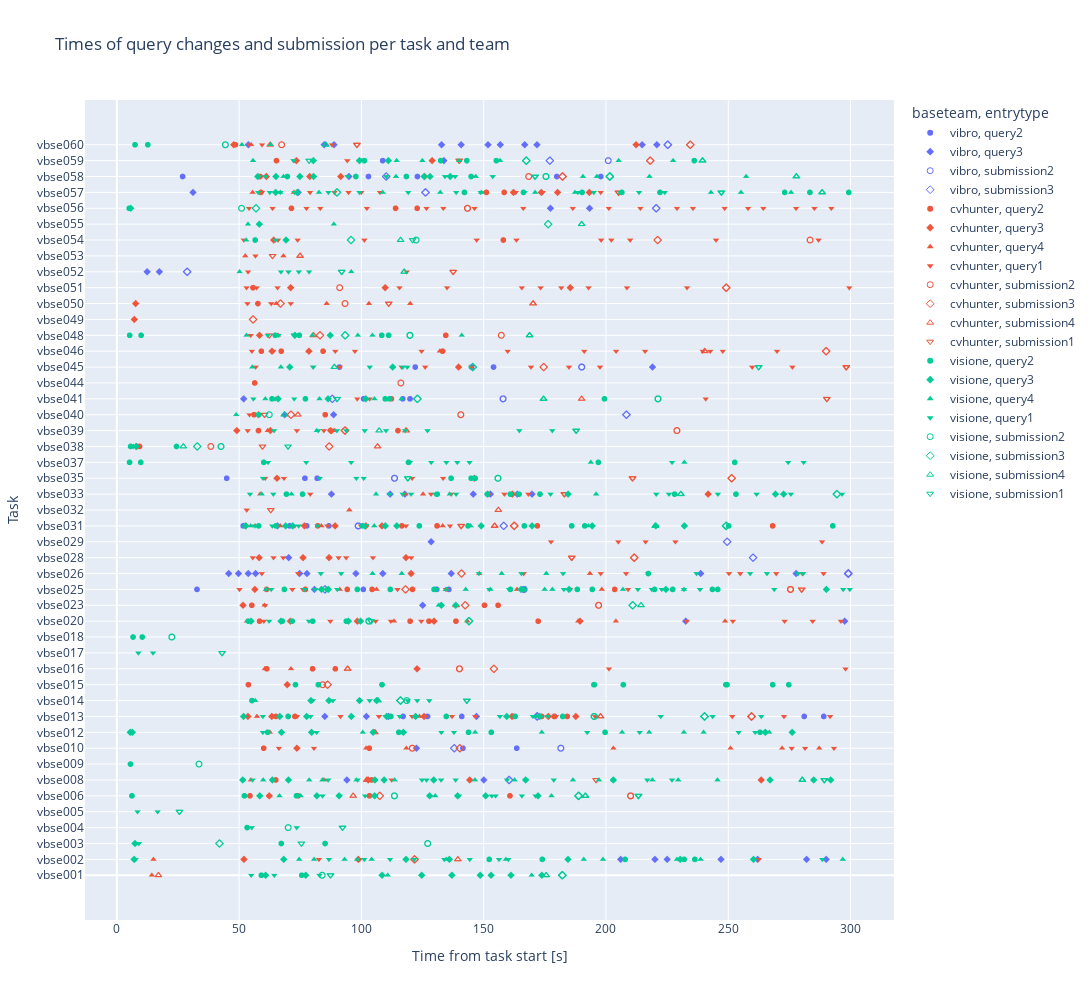

Notebook source saved alongside this figure:
### Code cell
scatterplot_times_per_task_team(querychanges)

### Figure 1 — Plotly figure (JSON) as saved in the notebook; plotly's stock layout.template omitted (floating-point values rounded to 4 significant figures; data arrays with more than 128 entries replaced by an {"elided": "..."} marker saying what was removed)
{"data": [{"hovertemplate": "baseteam=vibro<br>entrytype=query2<br>Time from task start [s]=%{x}<br>Task=%{y}<extra></extra>", "legendgroup": "vibro, query2", "marker": {"color": "#636efa", "symbol": "circle"}, "mode": "markers", "name": "vibro, query2", "showlegend": true, "type": "scattergl", "x": [141.5, 163.5, 70.04, 112.0, 117.0, 127.0, 141.0, 162.0, 179.0, 281.0, 289.0, 32.79, 100.8, 130.8, 135.8, 51.68, 70.68, 77.68, 86.68, 44.91, 76.91, 81.91, 100.9, 116.9, 119.9, 91.03, 122.0, 145.0, 154.0, 26.9, 102.9, 122.9, 179.9, 197.9, 108.7], "xaxis": "x", "y": [8, 8, 10, 10, 10, 10, 10, 10, 10, 10, 10, 18, 18, 18, 18, 22, 22, 22, 22, 25, 25, 25, 30, 30, 30, 32, 32, 32, 32, 44, 44, 44, 44, 44, 45], "yaxis": "y"}, {"hovertemplate": "baseteam=vibro<br>entrytype=query3<br>Time from task start [s]=%{x}<br>Task=%{y}<extra></extra>", "legendgroup": "vibro, query3", "marker": {"color": "#636efa", "symbol": "diamond"}, "mode": "markers", "name": "vibro, query3", "showlegend": true, "type": "scattergl", "x": [122.5, 85.04, 102.0, 111.0, 147.0, 80.79, 65.68, 51.88, 219.0, 94.9, 133.7, 206.0, 220.0, 225.0, 247.0, 262.0, 282.0, 290.0, 94.06, 150.1, 232.6, 297.6, 125.1, 45.74, 49.74, 53.74, 56.74, 74.74, 77.74, 97.74, 108.7, 136.7, 238.7, 277.7, 70.27, 128.5, 87.75, 111.8, 117.8, 145.8, 152.8, 163.8, 169.8, 68.64, 88.64, 12.39, 17.39, 177.3, 193.3, 31.16, 74.16, 53.79, 84.79, 88.79, 132.8, 140.8, 151.8, 156.8, 166.8, 171.8, 214.8, 220.8], "xaxis": "x", "y": [8, 10, 10, 10, 10, 18, 22, 30, 32, 44, 45, 1, 1, 1, 1, 1, 1, 1, 6, 6, 16, 16, 17, 19, 19, 19, 19, 19, 19, 19, 19, 19, 19, 19, 20, 21, 24, 24, 24, 24, 24, 24, 24, 29, 29, 38, 38, 42, 42, 43, 43, 46, 46, 46, 46, 46, 46, 46, 46, 46, 46, 46], "yaxis": "y"}, {"hovertemplate": "baseteam=vibro<br>entrytype=submission2<br>Time from task start [s]=%{x}<br>Task=%{y}<extra></extra>", "legendgroup": "vibro, submission2", "marker": {"color": "#636efa", "symbol": "circle-open"}, "mode": "markers", "name": "vibro, submission2", "showlegend": true, "type": "scattergl", "x": [181.5, 181.5, 166.5, 166.5, 166.5, 166.5, 98.7, 98.7, 98.7, 98.7, 113.5, 113.5, 113.5, 157.9, 157.9, 157.9, 190.1, 190.1, 190.1, 190.1, 200.9], "xaxis": "x", "y": [8, 8, 18, 18, 18, 18, 22, 22, 22, 22, 25, 25, 25, 30, 30, 30, 32, 32, 32, 32, 45], "yaxis": "y"}, {"hovertemplate": "baseteam=vibro<br>entrytype=submission3<br>Time from task start [s]=%{x}<br>Task=%{y}<extra></extra>", "legendgroup": "vibro, submission3", "marker": {"color": "#636efa", "symbol": "diamond-open"}, "mode": "markers", "name": "vibro, submission3", "showlegend": true, "type": "scattergl", "x": [138.0, 171.9, 171.9, 171.9, 171.9, 85.11, 158.2, 88.12, 110.1, 177.1, 160.4, 160.4, 299.1, 299.1, 299.1, 299.1, 299.1, 299.1, 299.1, 299.1, 299.1, 299.1, 299.1, 260.1, 249.5, 208.4, 208.4, 28.76, 28.76, 220.5, 220.5, 126.2, 126.2, 225.3, 225.3, 225.3, 225.3, 225.3, 225.3, 225.3, 225.3, 225.3, 225.3, 225.3], "xaxis": "x", "y": [8, 10, 10, 10, 10, 18, 22, 30, 44, 45, 6, 6, 19, 19, 19, 19, 19, 19, 19, 19, 19, 19, 19, 20, 21, 29, 29, 38, 38, 42, 42, 43, 43, 46, 46, 46, 46, 46, 46, 46, 46, 46, 46, 46], "yaxis": "y"}, {"hovertemplate": "baseteam=cvhunter<br>entrytype=query2<br>Time from task start [s]=%{x}<br>Task=%{y}<extra></extra>", "legendgroup": "cvhunter, query2", "marker": {"color": "#EF553B", "symbol": "circle"}, "mode": "markers", "name": "cvhunter, query2", "showlegend": true, "type": "scattergl", "x": [60.07, 103.2, 65.06, 72.83, 173.7, 178.8, 184.1, 61.24, 77.08, 94.22, 104.4, 120.9, 203.6, 82.14, 116.6, 130.9, 172.0, 268.1, 9.29, 112.3, 58.56, 65.28, 65.01, 104.3, 58.37, 119.9, 127.6, 138.7, 172.3, 55.2, 150.3, 155.9, 56.1, 85.21, 71.4, 114.0, 122.8, 58.91, 151.1, 158.4, 48.5, 54.46, 74.11, 103.3, 160.8, 53.81, 61.31, 80.04, 89.35, 57.93, 115.0, 56.38, 59.11, 67.23, 84.33, 133.2, 134.5, 57.69, 55.69, 158.1], "xaxis": "x", "y": [8, 8, 10, 10, 10, 10, 10, 18, 18, 18, 18, 18, 18, 22, 22, 22, 22, 22, 27, 30, 44, 45, 6, 6, 16, 16, 16, 16, 16, 17, 17, 17, 29, 29, 42, 42, 42, 43, 43, 43, 46, 5, 5, 5, 5, 12, 13, 13, 13, 28, 28, 31, 33, 33, 33, 33, 34, 36, 37, 40], "yaxis": "y"}, {"hovertemplate": "baseteam=cvhunter<br>entrytype=query3<br>Time from task start [s]=%{x}<br>Task=%{y}<extra></extra>", "legendgroup": "cvhunter, query3", "marker": {"color": "#EF553B", "symbol": "diamond"}, "mode": "markers", "name": "cvhunter, query3", "showlegend": true, "type": "scattergl", "x": [73.63, 53.6, 63.36, 125.6, 161.6, 176.4, 187.7, 56.44, 52.76, 76.69, 89.25, 101.8, 108.4, 65.47, 146.2, 8.071, 139.7, 61.14, 78.89, 91.58, 125.8, 73.43, 128.9, 51.97, 98.71, 102.8, 144.3, 263.5, 70.95, 98.34, 129.7, 189.4, 51.6, 120.3, 58.19, 76.14, 86.77, 118.2, 151.7, 161.7, 241.8, 57.93, 162.2, 173.6, 180.2, 193.2, 47.81, 212.3, 62.33, 69.68, 122.8, 49.07, 62.79, 87.41, 63.44, 78.55, 58.34, 7.157, 7.713, 71.08, 109.7, 185.4, 64.15], "xaxis": "x", "y": [8, 10, 10, 10, 10, 10, 10, 18, 22, 22, 22, 22, 22, 25, 25, 27, 32, 44, 44, 44, 44, 45, 45, 1, 1, 6, 6, 6, 16, 16, 16, 16, 17, 19, 20, 20, 20, 20, 24, 24, 24, 29, 43, 43, 43, 43, 46, 46, 5, 12, 13, 28, 28, 28, 33, 33, 34, 35, 36, 37, 37, 37, 40], "yaxis": "y"}, {"hovertemplate": "baseteam=cvhunter<br>entrytype=query4<br>Time from task start [s]=%{x}<br>Task=%{y}<extra></extra>", "legendgroup": "cvhunter, query4", "marker": {"color": "#EF553B", "symbol": "triangle-up"}, "mode": "markers", "name": "cvhunter, query4", "showlegend": true, "type": "scattergl", "x": [101.9, 118.4, 203.0, 250.9, 272.0, 287.2, 57.31, 123.8, 91.19, 106.2, 134.5, 163.6, 198.3, 56.56, 66.87, 83.65, 109.8, 133.3, 6.829, 65.14, 14.97, 54.82, 84.69, 53.17, 113.3, 143.3, 188.6, 204.1, 248.7, 60.4, 148.2, 193.5, 58.62, 117.9, 125.2, 56.39, 55.51, 72.4, 54.93, 14.31, 62.33, 62.58, 60.51, 71.22, 95.05, 61.73, 89.09, 78.41, 132.0, 65.92, 65.2, 85.81, 103.1, 120.0, 52.52, 68.12], "xaxis": "x", "y": [8, 8, 8, 8, 8, 8, 10, 10, 18, 18, 18, 18, 18, 22, 22, 22, 22, 22, 27, 30, 1, 6, 6, 16, 16, 16, 16, 16, 16, 17, 19, 19, 24, 24, 24, 29, 43, 43, 46, 0, 5, 9, 13, 13, 23, 28, 28, 33, 33, 34, 36, 36, 36, 36, 39, 39], "yaxis": "y"}, {"hovertemplate": "baseteam=cvhunter<br>entrytype=query1<br>Time from task start [s]=%{x}<br>Task=%{y}<extra></extra>", "legendgroup": "cvhunter, query1", "marker": {"color": "#EF553B", "symbol": "triangle-down"}, "mode": "markers", "name": "cvhunter, query1", "showlegend": true, "type": "scattergl", "x": {"elided": "182 float values"}, "xaxis": "x", "y": {"elided": "182 int values"}, "yaxis": "y"}, {"hovertemplate": "baseteam=cvhunter<br>entrytype=submission2<br>Time from task start [s]=%{x}<br>Task=%{y}<extra></extra>", "legendgroup": "cvhunter, submission2", "marker": {"color": "#EF553B", "symbol": "circle-open"}, "mode": "markers", "name": "cvhunter, submission2", "showlegend": true, "type": "scattergl", "x": [120.8, 120.8, 275.4, 275.4, 275.4, 275.4, 275.4, 275.4, 38.44, 168.4, 197.0, 197.0, 197.0, 140.6, 140.6, 143.4, 143.4, 143.4, 67.4, 210.1, 210.1, 210.1, 210.1, 84.18, 140.1, 140.1, 140.1, 229.0, 229.0, 116.1, 157.2, 93.31, 91.13, 283.4], "xaxis": "x", "y": [8, 8, 18, 18, 18, 18, 18, 18, 27, 44, 17, 17, 17, 29, 29, 42, 42, 42, 46, 5, 5, 5, 5, 12, 13, 13, 13, 28, 28, 31, 34, 36, 37, 40], "yaxis": "y"}, {"hovertemplate": "baseteam=cvhunter<br>entrytype=submission3<br>Time from task start [s]=%{x}<br>Task=%{y}<extra></extra>", "legendgroup": "cvhunter, submission3", "marker": {"color": "#EF553B", "symbol": "diamond-open"}, "mode": "markers", "name": "cvhunter, submission3", "showlegend": true, "type": "scattergl", "x": [140.2, 259.5, 259.5, 259.5, 259.5, 259.5, 259.5, 118.0, 162.5, 162.5, 162.5, 162.5, 162.5, 251.4, 251.4, 86.83, 174.5, 182.3, 182.3, 182.3, 182.3, 218.1, 218.1, 121.7, 121.7, 142.4, 140.9, 211.5, 211.5, 211.5, 211.5, 71.2, 234.5, 234.5, 107.5, 86.18, 154.2, 93.29, 93.29, 93.29, 290.0, 290.0, 83.07, 55.71, 66.92, 249.2, 249.2, 249.2, 221.1], "xaxis": "x", "y": [8, 10, 10, 10, 10, 10, 10, 18, 22, 22, 22, 22, 22, 25, 25, 27, 32, 44, 44, 44, 44, 45, 45, 1, 1, 17, 19, 20, 20, 20, 20, 29, 46, 46, 5, 12, 13, 28, 28, 28, 33, 33, 34, 35, 36, 37, 37, 37, 40], "yaxis": "y"}, {"hovertemplate": "baseteam=cvhunter<br>entrytype=submission4<br>Time from task start [s]=%{x}<br>Task=%{y}<extra></extra>", "legendgroup": "cvhunter, submission4", "marker": {"color": "#EF553B", "symbol": "triangle-up-open"}, "mode": "markers", "name": "cvhunter, submission4", "showlegend": true, "type": "scattergl", "x": [197.8, 197.8, 154.5, 154.5, 154.5, 154.5, 154.5, 106.6, 190.0, 139.5, 102.2, 102.2, 138.7, 74.03, 62.75, 17, 96.64, 105.5, 94.37, 94.37, 156.0, 118.3, 118.3, 240.4, 240.4, 80.4, 170.2, 170.2, 170.2, 170.2, 74.93, 74.93], "xaxis": "x", "y": [10, 10, 22, 22, 22, 22, 22, 27, 30, 1, 6, 6, 17, 29, 46, 0, 5, 9, 13, 13, 23, 28, 28, 33, 33, 34, 36, 36, 36, 36, 39, 39], "yaxis": "y"}, {"hovertemplate": "baseteam=cvhunter<br>entrytype=submission1<br>Time from task start [s]=%{x}<br>Task=%{y}<extra></extra>", "legendgroup": "cvhunter, submission1", "marker": {"color": "#EF553B", "symbol": "triangle-down-open"}, "mode": "markers", "name": "cvhunter, submission1", "showlegend": true, "type": "scattergl", "x": [280.0, 280.0, 280.0, 280.0, 280.0, 280.0, 280.0, 140.8, 140.8, 140.8, 140.8, 140.8, 140.8, 140.8, 210.9, 210.9, 210.9, 210.9, 59.55, 290.3, 290.3, 290.3, 290.3, 298.2, 298.2, 298.2, 298.2, 298.2, 298.2, 298.2, 298.2, 298.2, 298.2, 298.2, 140.0, 140.0, 196.0, 186.0, 186.0, 186.0, 186.0, 186.0, 186.0, 186.0, 183.0, 183.0, 183.0, 183.0, 183.0, 60.39, 137.5, 137.5, 137.5, 205.2, 205.2, 205.2, 205.2, 205.2, 205.2, 205.2, 205.2, 205.2, 98.17, 98.17, 98.17, 98.17, 62.95, 87.85, 87.85, 87.85, 62.36, 111.2, 111.2, 111.2, 63.67], "xaxis": "x", "y": [18, 18, 18, 18, 18, 18, 18, 22, 22, 22, 22, 22, 22, 22, 25, 25, 25, 25, 27, 30, 30, 30, 30, 32, 32, 32, 32, 32, 32, 32, 32, 32, 32, 32, 45, 45, 6, 20, 20, 20, 20, 20, 20, 20, 24, 24, 24, 24, 24, 29, 38, 38, 38, 43, 43, 43, 43, 43, 43, 43, 43, 43, 46, 46, 46, 46, 23, 28, 28, 28, 34, 36, 36, 36, 39], "yaxis": "y"}, {"hovertemplate": "baseteam=visione<br>entrytype=query2<br>Time from task start [s]=%{x}<br>Task=%{y}<extra></extra>", "legendgroup": "visione, query2", "marker": {"color": "#00cc96", "symbol": "circle"}, "mode": "markers", "name": "visione, query2", "showlegend": true, "type": "scattergl", "x": [70.07, 112.0, 134.7, 162.9, 182.3, 68.52, 86.04, 98.34, 111.8, 129.7, 160.9, 166.5, 188.3, 194.4, 219.9, 227.3, 243.5, 245.7, 58.01, 65.06, 100.5, 123.7, 143.6, 166.6, 186.0, 191.3, 250.2, 292.7, 136.7, 144.9, 146.5, 5.618, 24.4, 63.46, 77.12, 109.7, 111.6, 199.4, 69.75, 97.74, 118.4, 144.9, 101.3, 132.4, 143.1, 155.2, 236.1, 152.3, 174.0, 207.8, 232.0, 236.3, 53.78, 67.66, 71.7, 80.08, 93.83, 217.3, 69.35, 75.95, 131.0, 151.5, 160.9, 164.5, 173.0, 228.1, 253.2, 58.01, 5.067, 142.1, 166.3, 190.2, 206.5, 222.1, 273.1, 283.4, 299.3, 7.451, 12.67, 59.09, 75.62, 67.25, 85.15, 53.27, 6.187, 52.16, 73.47, 5.602, 61.67, 115.3, 143.8, 153.1, 199.6, 263.0, 55.27, 73.04, 82.39, 108.4, 195.1, 195.3, 207.1, 249.0, 249.5, 268.2, 274.8, 6.63, 10.41, 5.213, 9.788, 60.08, 119.3, 196.9, 252.7, 5.253, 9.937, 64.79, 74.63, 108.3, 111.1, 56.57], "xaxis": "x", "y": [10, 10, 10, 10, 10, 18, 18, 18, 18, 18, 18, 18, 18, 18, 18, 18, 18, 18, 22, 22, 22, 22, 22, 22, 22, 22, 22, 22, 25, 25, 25, 27, 27, 30, 30, 30, 30, 30, 44, 44, 44, 44, 45, 45, 45, 45, 45, 1, 1, 1, 1, 1, 16, 16, 16, 16, 16, 19, 24, 24, 24, 24, 24, 24, 24, 24, 24, 29, 42, 43, 43, 43, 43, 43, 43, 43, 43, 46, 46, 0, 0, 2, 2, 3, 5, 5, 5, 7, 9, 9, 9, 9, 9, 9, 11, 12, 12, 12, 12, 12, 12, 12, 12, 12, 12, 15, 15, 26, 26, 26, 26, 26, 26, 34, 34, 34, 34, 34, 34, 40], "yaxis": "y"}, {"hovertemplate": "baseteam=visione<br>entrytype=query3<br>Time from task start [s]=%{x}<br>Task=%{y}<extra></extra>", "legendgroup": "visione, query3", "marker": {"color": "#00cc96", "symbol": "diamond"}, "mode": "markers", "name": "visione, query3", "showlegend": true, "type": "scattergl", "x": [51.84, 66.63, 77.62, 95.89, 110.3, 122.2, 159.4, 172.9, 83.68, 86.51, 165.3, 184.9, 224.5, 290.1, 52.6, 69.04, 71.91, 109.8, 114.5, 149.0, 169.8, 194.4, 220.4, 232.1, 7.865, 65.97, 86.37, 101.8, 70.72, 112.8, 57.63, 65.06, 74.83, 80.45, 125.6, 128.1, 136.3, 80.36, 99.2, 111.0, 7.063, 68.26, 118.2, 136.0, 184.5, 230.3, 260.3, 51.48, 63.6, 70.17, 105.5, 109.3, 129.6, 167.2, 203.0, 267.1, 284.9, 291.9, 54.88, 67.11, 94.7, 99.64, 132.7, 138.6, 184.5, 269.3, 272.6, 5.703, 64.94, 73.74, 60.86, 77.27, 108.4, 124.7, 137.0, 148.6, 153.0, 161.2, 173.8, 7.42, 58.45, 81.79, 90.88, 105.4, 127.9, 139.4, 150.8, 172.2, 5.481, 6.353, 67.31, 79.63, 104.8, 117.2, 265.1, 276.1, 79.38, 86.72, 99.23, 106.3, 72.83, 87.25, 69.19, 58.26], "xaxis": "x", "y": [10, 10, 10, 10, 10, 10, 10, 10, 18, 18, 18, 18, 18, 18, 22, 22, 22, 22, 22, 22, 22, 22, 22, 22, 27, 30, 30, 30, 32, 32, 44, 44, 44, 44, 44, 44, 44, 45, 45, 45, 1, 1, 1, 1, 1, 1, 1, 6, 6, 6, 6, 6, 6, 6, 6, 6, 6, 6, 16, 16, 16, 16, 17, 17, 24, 24, 24, 42, 43, 43, 0, 0, 0, 0, 0, 0, 0, 0, 0, 2, 5, 5, 5, 5, 5, 5, 5, 5, 9, 9, 9, 9, 9, 9, 9, 9, 11, 11, 11, 11, 34, 34, 40, 41], "yaxis": "y"}, {"hovertemplate": "baseteam=visione<br>entrytype=query4<br>Time from task start [s]=%{x}<br>Task=%{y}<extra></extra>", "legendgroup": "visione, query4", "marker": {"color": "#00cc96", "symbol": "triangle-up"}, "mode": "markers", "name": "visione, query4", "showlegend": true, "type": "scattergl", "x": [171.8, 60.96, 134.7, 142.6, 152.7, 174.9, 178.1, 206.9, 231.9, 54.73, 105.3, 144.7, 192.8, 6.118, 60.73, 82.86, 105.4, 116.4, 55.41, 67.08, 68.16, 114.1, 146.8, 190.6, 196.3, 217.8, 257.3, 55.69, 100.2, 114.4, 124.9, 139.9, 156.7, 205.2, 227.5, 74.55, 80.64, 93.12, 98.29, 104.2, 134.7, 159.1, 190.9, 198.8, 229.0, 238.7, 296.8, 59.85, 78.65, 84.06, 98.0, 113.6, 146.4, 162.6, 186.5, 197.1, 203.0, 219.0, 229.5, 245.6, 131.6, 104.6, 116.5, 157.4, 175.6, 59.27, 71.44, 106.0, 136.1, 196.0, 48.8, 50.21, 95.84, 66.83, 82.64, 108.7, 132.3, 149.0, 171.0, 187.3, 205.9, 242.9, 255.2, 275.7, 51.13, 62.89, 110.8, 169.6, 66.52, 75.17, 105.0, 130.2, 177.7, 100.6, 146.5, 173.8, 206.6, 217.7, 231.8, 239.9, 266.8, 56.6, 193.8, 232.0, 81.79, 53.02, 79.92, 98.55, 104.5, 141.1, 52.87, 53.63, 88.75], "xaxis": "x", "y": [10, 18, 18, 18, 18, 18, 18, 18, 18, 22, 22, 22, 22, 27, 30, 30, 30, 30, 32, 32, 44, 44, 44, 44, 44, 44, 44, 45, 45, 45, 45, 45, 45, 45, 45, 1, 1, 1, 1, 1, 1, 1, 1, 1, 1, 1, 1, 6, 6, 6, 6, 6, 6, 6, 6, 6, 6, 6, 6, 6, 17, 19, 19, 19, 19, 24, 24, 24, 24, 24, 29, 38, 38, 43, 43, 43, 43, 43, 43, 43, 43, 43, 43, 43, 46, 46, 0, 0, 5, 5, 5, 5, 5, 9, 9, 9, 9, 9, 9, 9, 9, 11, 26, 26, 28, 34, 34, 34, 34, 34, 40, 41, 41], "yaxis": "y"}, {"hovertemplate": "baseteam=visione<br>entrytype=query1<br>Time from task start [s]=%{x}<br>Task=%{y}<extra></extra>", "legendgroup": "visione, query1", "marker": {"color": "#00cc96", "symbol": "triangle-down"}, "mode": "markers", "name": "visione, query1", "showlegend": true, "type": "scattergl", "x": {"elided": "175 float values"}, "xaxis": "x", "y": {"elided": "175 int values"}, "yaxis": "y"}, {"hovertemplate": "baseteam=visione<br>entrytype=submission2<br>Time from task start [s]=%{x}<br>Task=%{y}<extra></extra>", "legendgroup": "visione, submission2", "marker": {"color": "#00cc96", "symbol": "circle-open"}, "mode": "markers", "name": "visione, submission2", "showlegend": true, "type": "scattergl", "x": [195.2, 195.2, 195.2, 195.2, 195.2, 155.8, 155.8, 155.8, 42.59, 42.59, 221.3, 221.3, 221.3, 221.3, 221.3, 175.5, 175.5, 175.5, 175.5, 103.0, 103.0, 103.0, 103.0, 103.0, 62.35, 51.01, 44.37, 44.37, 83.98, 83.98, 127.1, 127.1, 70.06, 113.5, 113.5, 113.5, 33.61, 118.6, 22.49, 22.49, 119.8, 119.8, 119.8, 119.8, 119.8, 119.8, 122.4], "xaxis": "x", "y": [10, 10, 10, 10, 10, 25, 25, 25, 27, 27, 30, 30, 30, 30, 30, 44, 44, 44, 44, 16, 16, 16, 16, 16, 29, 42, 46, 46, 0, 0, 2, 2, 3, 5, 5, 5, 7, 11, 15, 15, 34, 34, 34, 34, 34, 34, 40], "yaxis": "y"}, {"hovertemplate": "baseteam=visione<br>entrytype=submission3<br>Time from task start [s]=%{x}<br>Task=%{y}<extra></extra>", "legendgroup": "visione, submission3", "marker": {"color": "#00cc96", "symbol": "diamond-open"}, "mode": "markers", "name": "visione, submission3", "showlegend": true, "type": "scattergl", "x": [240.3, 240.3, 240.3, 240.3, 240.3, 240.3, 240.3, 240.3, 249.1, 249.1, 249.1, 249.1, 249.1, 249.1, 249.1, 249.1, 249.1, 249.1, 32.88, 122.9, 122.9, 122.9, 145.5, 145.5, 201.6, 201.6, 201.6, 201.6, 201.6, 201.6, 201.6, 167.4, 167.4, 167.4, 144.0, 144.0, 144.0, 144.0, 210.9, 210.9, 294.4, 294.4, 294.4, 56.91, 90, 90, 182.2, 182.2, 182.2, 182.2, 182.2, 182.2, 182.2, 182.2, 182.2, 41.96, 188.8, 188.8, 188.8, 188.8, 188.8, 188.8, 188.8, 188.8, 116.0, 116.0, 116.0, 116.0, 93.33, 93.33, 95.77, 176.4], "xaxis": "x", "y": [10, 10, 10, 10, 10, 10, 10, 10, 22, 22, 22, 22, 22, 22, 22, 22, 22, 22, 27, 30, 30, 30, 32, 32, 44, 44, 44, 44, 44, 44, 44, 45, 45, 45, 16, 16, 16, 16, 17, 17, 24, 24, 24, 42, 43, 43, 0, 0, 0, 0, 0, 0, 0, 0, 0, 2, 5, 5, 5, 5, 5, 5, 5, 5, 11, 11, 11, 11, 34, 34, 40, 41], "yaxis": "y"}, {"hovertemplate": "baseteam=visione<br>entrytype=submission4<br>Time from task start [s]=%{x}<br>Task=%{y}<extra></extra>", "legendgroup": "visione, submission4", "marker": {"color": "#00cc96", "symbol": "triangle-up-open"}, "mode": "markers", "name": "visione, submission4", "showlegend": true, "type": "scattergl", "x": [220.2, 220.2, 220.2, 220.2, 27.18, 174.5, 174.5, 174.5, 174.5, 88.96, 88.96, 277.9, 277.9, 277.9, 277.9, 277.9, 277.9, 277.9, 239.5, 239.5, 239.5, 239.5, 239.5, 239.5, 239.5, 239.5, 280.3, 280.3, 280.3, 280.3, 280.3, 280.3, 280.3, 280.3, 280.3, 280.3, 280.3, 280.3, 280.3, 214.3, 230.6, 230.6, 230.6, 230.6, 230.6, 68.48, 117.5, 117.5, 288.4, 288.4, 288.4, 288.4, 288.4, 288.4, 288.4, 288.4, 288.4, 288.4, 288.4, 85.44, 85.44, 175.5, 175.5, 191.6, 191.6, 191.6, 191.6, 191.6, 106.8, 107.3, 168.8, 168.8, 168.8, 168.8, 168.8, 116.0, 190.1, 190.1], "xaxis": "x", "y": [22, 22, 22, 22, 27, 30, 30, 30, 30, 32, 32, 44, 44, 44, 44, 44, 44, 44, 45, 45, 45, 45, 45, 45, 45, 45, 6, 6, 6, 6, 6, 6, 6, 6, 6, 6, 6, 6, 6, 17, 24, 24, 24, 24, 24, 29, 38, 38, 43, 43, 43, 43, 43, 43, 43, 43, 43, 43, 43, 46, 46, 0, 0, 5, 5, 5, 5, 5, 11, 28, 34, 34, 34, 34, 34, 40, 41, 41], "yaxis": "y"}, {"hovertemplate": "baseteam=visione<br>entrytype=submission1<br>Time from task start [s]=%{x}<br>Task=%{y}<extra></extra>", "legendgroup": "visione, submission1", "marker": {"color": "#00cc96", "symbol": "triangle-down-open"}, "mode": "markers", "name": "visione, submission1", "showlegend": true, "type": "scattergl", "x": [101.5, 101.5, 101.5, 101.5, 119.0, 119.0, 119.0, 119.0, 70.0, 90.05, 90.05, 90.05, 262.4, 262.4, 262.4, 262.4, 171.0, 171.0, 171.0, 171.0, 171.0, 171.0, 78.62, 289.3, 289.3, 289.3, 289.3, 289.3, 289.3, 289.3, 289.3, 289.3, 289.3, 289.3, 289.3, 104.0, 104.0, 91.95, 91.95, 91.95, 91.95, 247.2, 247.2, 247.2, 247.2, 247.2, 247.2, 247.2, 247.2, 247.2, 247.2, 247.2, 247.2, 247.2, 247.2, 247.2, 87.36, 87.36, 87.36, 75.47, 92.28, 92.28, 25.61, 25.61, 213.3, 213.3, 213.3, 213.3, 213.3, 213.3, 213.3, 213.3, 213.3, 143.1, 143.1, 143.1, 143.1, 143.1, 143.1, 43.05, 43.05, 187.8, 187.8, 187.8, 187.8, 187.8, 187.8, 187.8, 187.8, 187.8, 187.8, 72.7, 72.7, 121.0], "xaxis": "x", "y": [22, 22, 22, 22, 25, 25, 25, 25, 27, 30, 30, 30, 32, 32, 32, 32, 44, 44, 44, 44, 44, 44, 45, 6, 6, 6, 6, 6, 6, 6, 6, 6, 6, 6, 6, 16, 16, 38, 38, 38, 38, 43, 43, 43, 43, 43, 43, 43, 43, 43, 43, 43, 43, 43, 43, 43, 0, 0, 0, 2, 3, 3, 4, 4, 5, 5, 5, 5, 5, 5, 5, 5, 5, 11, 11, 11, 11, 11, 11, 14, 14, 28, 28, 28, 28, 28, 28, 28, 28, 28, 28, 34, 34, 40], "yaxis": "y"}], "layout": {"height": 1000, "legend": {"title": {"text": "baseteam, entrytype"}, "tracegroupgap": 0}, "title": {"text": "Times of query changes and submission per task and team"}, "width": 1600, "xaxis": {"anchor": "y", "autorange": true, "domain": [0, 1], "range": [-12.35, 317.1], "title": {"text": "Time from task start [s]"}, "type": "linear"}, "yaxis": {"anchor": "x", "autorange": true, "domain": [0, 1], "range": [-2.818, 48.82], "tickmode": "array", "ticktext": ["vbse001", "vbse002", "vbse003", "vbse004", "vbse005", "vbse006", "vbse008", "vbse009", "vbse010", "vbse012", "vbse013", "vbse014", "vbse015", "vbse016", "vbse017", "vbse018", "vbse020", "vbse023", "vbse025", "vbse026", "vbse028", "vbse029", "vbse031", "vbse032", "vbse033", "vbse035", "vbse037", "vbse038", "vbse039", "vbse040", "vbse041", "vbse044", "vbse045", "vbse046", "vbse048", "vbse049", "vbse050", "vbse051", "vbse052", "vbse053", "vbse054", "vbse055", "vbse056", "vbse057", "vbse058", "vbse059", "vbse060"], "tickvals": [0, 1, 2, 3, 4, 5, 6, 7, 8, 9, 10, 11, 12, 13, 14, 15, 16, 17, 18, 19, 20, 21, 22, 23, 24, 25, 26, 27, 28, 29, 30, 31, 32, 33, 34, 35, 36, 37, 38, 39, 40, 41, 42, 43, 44, 45, 46], "title": {"text": "Task"}, "type": "linear"}}}
